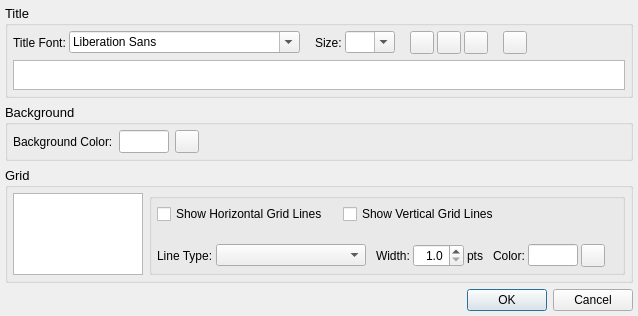
<?xml version="1.0" encoding="UTF-8"?>
<ui version="4.0">
 <class>PlotDialog</class>
 <widget class="QDialog" name="PlotDialog">
  <property name="geometry">
   <rect>
    <x>0</x>
    <y>0</y>
    <width>638</width>
    <height>315</height>
   </rect>
  </property>
  <property name="windowTitle">
   <string>Dialog</string>
  </property>
  <layout class="QGridLayout" name="gridLayout_5">
   <property name="leftMargin">
    <number>5</number>
   </property>
   <property name="topMargin">
    <number>5</number>
   </property>
   <property name="rightMargin">
    <number>5</number>
   </property>
   <property name="bottomMargin">
    <number>5</number>
   </property>
   <item row="0" column="0" colspan="2">
    <widget class="QGroupBox" name="gbxTitle">
     <property name="sizePolicy">
      <sizepolicy hsizetype="Preferred" vsizetype="Preferred">
       <horstretch>0</horstretch>
       <verstretch>0</verstretch>
      </sizepolicy>
     </property>
     <property name="font">
      <font>
       <pointsize>10</pointsize>
      </font>
     </property>
     <property name="title">
      <string>Title</string>
     </property>
     <layout class="QGridLayout" name="gridLayout">
      <property name="leftMargin">
       <number>5</number>
      </property>
      <property name="topMargin">
       <number>5</number>
      </property>
      <property name="rightMargin">
       <number>5</number>
      </property>
      <property name="bottomMargin">
       <number>5</number>
      </property>
      <item row="0" column="0">
       <layout class="QHBoxLayout" name="horizontalLayout_5">
        <property name="spacing">
         <number>15</number>
        </property>
        <item>
         <layout class="QHBoxLayout" name="horizontalLayout_4">
          <property name="spacing">
           <number>3</number>
          </property>
          <item>
           <widget class="QLabel" name="lblTitleFont">
            <property name="font">
             <font>
              <pointsize>9</pointsize>
             </font>
            </property>
            <property name="text">
             <string>Title Font:</string>
            </property>
           </widget>
          </item>
          <item>
           <widget class="QFontComboBox" name="font_cboxTitle">
            <property name="font">
             <font>
              <pointsize>9</pointsize>
             </font>
            </property>
           </widget>
          </item>
         </layout>
        </item>
        <item>
         <layout class="QHBoxLayout" name="horizontalLayout_2">
          <property name="spacing">
           <number>3</number>
          </property>
          <item>
           <widget class="QLabel" name="lblFontSize">
            <property name="font">
             <font>
              <pointsize>9</pointsize>
             </font>
            </property>
            <property name="text">
             <string>Size:</string>
            </property>
           </widget>
          </item>
          <item>
           <widget class="QComboBox" name="cboxSize">
            <property name="maximumSize">
             <size>
              <width>50</width>
              <height>16777215</height>
             </size>
            </property>
            <property name="font">
             <font>
              <pointsize>9</pointsize>
             </font>
            </property>
            <property name="editable">
             <bool>true</bool>
            </property>
           </widget>
          </item>
         </layout>
        </item>
        <item>
         <layout class="QHBoxLayout" name="horizontalLayout">
          <property name="spacing">
           <number>3</number>
          </property>
          <item>
           <widget class="QToolButton" name="tbtBoldTitle">
            <property name="text">
             <string/>
            </property>
            <property name="icon">
             <iconset>
              <normaloff>:/images/text_bold.png</normaloff>:/images/text_bold.png</iconset>
            </property>
            <property name="checkable">
             <bool>true</bool>
            </property>
           </widget>
          </item>
          <item>
           <widget class="QToolButton" name="tbtItalicTitle">
            <property name="text">
             <string/>
            </property>
            <property name="icon">
             <iconset>
              <normaloff>:/images/text_italic.png</normaloff>:/images/text_italic.png</iconset>
            </property>
            <property name="checkable">
             <bool>true</bool>
            </property>
           </widget>
          </item>
          <item>
           <widget class="QToolButton" name="tbtUnderlinedTitle">
            <property name="text">
             <string/>
            </property>
            <property name="icon">
             <iconset>
              <normaloff>:/images/text_underline.png</normaloff>:/images/text_underline.png</iconset>
            </property>
            <property name="checkable">
             <bool>true</bool>
            </property>
           </widget>
          </item>
         </layout>
        </item>
        <item>
         <layout class="QHBoxLayout" name="horizontalLayout_3">
          <property name="spacing">
           <number>3</number>
          </property>
          <item>
           <widget class="QToolButton" name="tbtTitleColor">
            <property name="text">
             <string/>
            </property>
            <property name="toolButtonStyle">
             <enum>Qt::ToolButtonIconOnly</enum>
            </property>
           </widget>
          </item>
          <item>
           <spacer name="horizontalSpacer_2">
            <property name="orientation">
             <enum>Qt::Horizontal</enum>
            </property>
            <property name="sizeHint" stdset="0">
             <size>
              <width>40</width>
              <height>20</height>
             </size>
            </property>
           </spacer>
          </item>
         </layout>
        </item>
       </layout>
      </item>
      <item row="1" column="0">
       <widget class="QTextEdit" name="tedTitle">
        <property name="minimumSize">
         <size>
          <width>0</width>
          <height>30</height>
         </size>
        </property>
        <property name="maximumSize">
         <size>
          <width>16777215</width>
          <height>16777215</height>
         </size>
        </property>
       </widget>
      </item>
     </layout>
    </widget>
   </item>
   <item row="1" column="0" colspan="2">
    <widget class="QGroupBox" name="gbxBack">
     <property name="font">
      <font>
       <pointsize>10</pointsize>
      </font>
     </property>
     <property name="title">
      <string>Background</string>
     </property>
     <layout class="QGridLayout" name="gridLayout_2">
      <property name="leftMargin">
       <number>5</number>
      </property>
      <property name="topMargin">
       <number>5</number>
      </property>
      <property name="rightMargin">
       <number>5</number>
      </property>
      <property name="bottomMargin">
       <number>5</number>
      </property>
      <item row="0" column="0">
       <layout class="QHBoxLayout" name="horizontalLayout_6">
        <item>
         <widget class="QLabel" name="lblBackColor">
          <property name="font">
           <font>
            <pointsize>9</pointsize>
           </font>
          </property>
          <property name="text">
           <string>Background Color:</string>
          </property>
         </widget>
        </item>
        <item>
         <widget class="QLineEdit" name="ledBackColor">
          <property name="minimumSize">
           <size>
            <width>50</width>
            <height>0</height>
           </size>
          </property>
          <property name="maximumSize">
           <size>
            <width>50</width>
            <height>16777215</height>
           </size>
          </property>
          <property name="frame">
           <bool>true</bool>
          </property>
          <property name="readOnly">
           <bool>true</bool>
          </property>
         </widget>
        </item>
        <item>
         <widget class="QToolButton" name="tbtBackColor">
          <property name="text">
           <string/>
          </property>
         </widget>
        </item>
        <item>
         <spacer name="horizontalSpacer">
          <property name="orientation">
           <enum>Qt::Horizontal</enum>
          </property>
          <property name="sizeHint" stdset="0">
           <size>
            <width>40</width>
            <height>20</height>
           </size>
          </property>
         </spacer>
        </item>
       </layout>
      </item>
     </layout>
    </widget>
   </item>
   <item row="2" column="0" colspan="2">
    <widget class="QGroupBox" name="gbxGrid">
     <property name="font">
      <font>
       <pointsize>10</pointsize>
      </font>
     </property>
     <property name="title">
      <string>Grid</string>
     </property>
     <layout class="QGridLayout" name="gridLayout_4">
      <property name="leftMargin">
       <number>5</number>
      </property>
      <property name="topMargin">
       <number>5</number>
      </property>
      <property name="rightMargin">
       <number>5</number>
      </property>
      <property name="bottomMargin">
       <number>5</number>
      </property>
      <item row="0" column="0">
       <widget class="QListWidget" name="listWidgetGrids">
        <property name="minimumSize">
         <size>
          <width>130</width>
          <height>0</height>
         </size>
        </property>
        <property name="maximumSize">
         <size>
          <width>150</width>
          <height>16777215</height>
         </size>
        </property>
        <property name="currentRow">
         <number>-1</number>
        </property>
       </widget>
      </item>
      <item row="0" column="1">
       <widget class="QGroupBox" name="gboxMajor">
        <property name="font">
         <font>
          <pointsize>9</pointsize>
         </font>
        </property>
        <property name="title">
         <string/>
        </property>
        <layout class="QGridLayout" name="gridLayout_3">
         <property name="leftMargin">
          <number>5</number>
         </property>
         <property name="topMargin">
          <number>5</number>
         </property>
         <property name="rightMargin">
          <number>5</number>
         </property>
         <property name="bottomMargin">
          <number>5</number>
         </property>
         <property name="verticalSpacing">
          <number>20</number>
         </property>
         <item row="0" column="0">
          <layout class="QHBoxLayout" name="horizontalLayout_7">
           <property name="spacing">
            <number>15</number>
           </property>
           <item>
            <widget class="QCheckBox" name="chbxShowHorizontal">
             <property name="text">
              <string>Show Horizontal Grid Lines</string>
             </property>
            </widget>
           </item>
           <item>
            <widget class="QCheckBox" name="chbxShowVertical">
             <property name="font">
              <font>
               <pointsize>9</pointsize>
              </font>
             </property>
             <property name="text">
              <string>Show Vertical Grid Lines</string>
             </property>
            </widget>
           </item>
           <item>
            <spacer name="horizontalSpacer_3">
             <property name="orientation">
              <enum>Qt::Horizontal</enum>
             </property>
             <property name="sizeHint" stdset="0">
              <size>
               <width>40</width>
               <height>20</height>
              </size>
             </property>
            </spacer>
           </item>
          </layout>
         </item>
         <item row="1" column="0">
          <layout class="QHBoxLayout" name="horizontalLayout_8">
           <property name="spacing">
            <number>10</number>
           </property>
           <item>
            <layout class="QHBoxLayout" name="horizontalLayout_9">
             <property name="spacing">
              <number>3</number>
             </property>
             <item>
              <widget class="QLabel" name="lblLineType">
               <property name="font">
                <font>
                 <pointsize>9</pointsize>
                </font>
               </property>
               <property name="text">
                <string>Line Type:</string>
               </property>
              </widget>
             </item>
             <item>
              <widget class="QComboBox" name="cboxLineType">
               <property name="sizePolicy">
                <sizepolicy hsizetype="Preferred" vsizetype="Fixed">
                 <horstretch>0</horstretch>
                 <verstretch>0</verstretch>
                </sizepolicy>
               </property>
               <property name="minimumSize">
                <size>
                 <width>150</width>
                 <height>0</height>
                </size>
               </property>
               <property name="font">
                <font>
                 <pointsize>9</pointsize>
                </font>
               </property>
              </widget>
             </item>
            </layout>
           </item>
           <item>
            <layout class="QHBoxLayout" name="horizontalLayout_10">
             <property name="spacing">
              <number>3</number>
             </property>
             <item>
              <widget class="QLabel" name="lblLineWidth">
               <property name="font">
                <font>
                 <pointsize>9</pointsize>
                </font>
               </property>
               <property name="text">
                <string>Width:</string>
               </property>
              </widget>
             </item>
             <item>
              <widget class="QDoubleSpinBox" name="dsboxLineWidth">
               <property name="minimumSize">
                <size>
                 <width>0</width>
                 <height>0</height>
                </size>
               </property>
               <property name="font">
                <font>
                 <pointsize>9</pointsize>
                </font>
               </property>
               <property name="alignment">
                <set>Qt::AlignRight|Qt::AlignTrailing|Qt::AlignVCenter</set>
               </property>
               <property name="decimals">
                <number>1</number>
               </property>
               <property name="minimum">
                <double>1.000000000000000</double>
               </property>
               <property name="maximum">
                <double>10.000000000000000</double>
               </property>
               <property name="singleStep">
                <double>1.000000000000000</double>
               </property>
              </widget>
             </item>
             <item>
              <widget class="QLabel" name="lblPts">
               <property name="font">
                <font>
                 <pointsize>9</pointsize>
                </font>
               </property>
               <property name="text">
                <string>pts</string>
               </property>
              </widget>
             </item>
            </layout>
           </item>
           <item>
            <layout class="QHBoxLayout" name="horizontalLayout_11">
             <property name="spacing">
              <number>3</number>
             </property>
             <item>
              <widget class="QLabel" name="lblLineColor">
               <property name="font">
                <font>
                 <pointsize>9</pointsize>
                </font>
               </property>
               <property name="text">
                <string>Color:</string>
               </property>
              </widget>
             </item>
             <item>
              <widget class="QLineEdit" name="ledLineColor">
               <property name="minimumSize">
                <size>
                 <width>50</width>
                 <height>0</height>
                </size>
               </property>
               <property name="maximumSize">
                <size>
                 <width>50</width>
                 <height>16777215</height>
                </size>
               </property>
               <property name="frame">
                <bool>true</bool>
               </property>
               <property name="readOnly">
                <bool>true</bool>
               </property>
              </widget>
             </item>
             <item>
              <widget class="QToolButton" name="tbtLineColor">
               <property name="text">
                <string/>
               </property>
              </widget>
             </item>
             <item>
              <spacer name="horizontalSpacer_5">
               <property name="orientation">
                <enum>Qt::Horizontal</enum>
               </property>
               <property name="sizeHint" stdset="0">
                <size>
                 <width>40</width>
                 <height>20</height>
                </size>
               </property>
              </spacer>
             </item>
            </layout>
           </item>
          </layout>
         </item>
         <item row="1" column="1">
          <spacer name="horizontalSpacer_4">
           <property name="orientation">
            <enum>Qt::Horizontal</enum>
           </property>
           <property name="sizeHint" stdset="0">
            <size>
             <width>40</width>
             <height>20</height>
            </size>
           </property>
          </spacer>
         </item>
        </layout>
       </widget>
      </item>
     </layout>
    </widget>
   </item>
   <item row="3" column="0">
    <spacer name="verticalSpacer">
     <property name="orientation">
      <enum>Qt::Vertical</enum>
     </property>
     <property name="sizeHint" stdset="0">
      <size>
       <width>20</width>
       <height>18</height>
      </size>
     </property>
    </spacer>
   </item>
   <item row="4" column="1">
    <widget class="QDialogButtonBox" name="buttonBox">
     <property name="orientation">
      <enum>Qt::Horizontal</enum>
     </property>
     <property name="standardButtons">
      <set>QDialogButtonBox::Cancel|QDialogButtonBox::Ok</set>
     </property>
    </widget>
   </item>
  </layout>
 </widget>
 <resources>
  <include location="../../../../PK_Works/PK_Works3/PK_Works3/images.qrc"/>
 </resources>
 <connections>
  <connection>
   <sender>buttonBox</sender>
   <signal>accepted()</signal>
   <receiver>PlotDialog</receiver>
   <slot>accept()</slot>
   <hints>
    <hint type="sourcelabel">
     <x>248</x>
     <y>254</y>
    </hint>
    <hint type="destinationlabel">
     <x>157</x>
     <y>274</y>
    </hint>
   </hints>
  </connection>
  <connection>
   <sender>buttonBox</sender>
   <signal>rejected()</signal>
   <receiver>PlotDialog</receiver>
   <slot>reject()</slot>
   <hints>
    <hint type="sourcelabel">
     <x>316</x>
     <y>260</y>
    </hint>
    <hint type="destinationlabel">
     <x>286</x>
     <y>274</y>
    </hint>
   </hints>
  </connection>
 </connections>
</ui>
